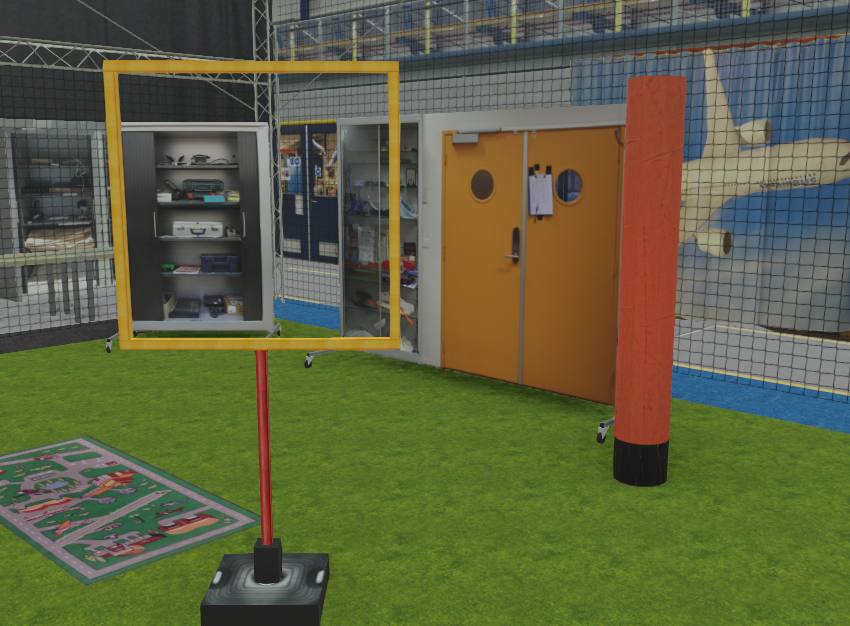
#> input picture scripts/gateFinder/gate3.png, 850 x 626 px
$ python RGB_test.py
#> lines starting #> are read from the running program, lines starting #| are printed output that depends on the picture; after the words box and inside, x2 and y2 are one past the last pixel; in counts of white or black regions, pixels touching at a corner belong together

import numpy as np
import cv2 as cv


im = cv.imread('gate3.png' ) #Loads the image
#> im is the input picture: shape (626, 850, 3); mean B, G, R 65.3, 97.5, 94.7
hsv = cv.cvtColor(im, cv.COLOR_BGR2HSV) #Changes the formatting to HSV
#> hsv: shape (626, 850, 3); mean H, S, V 53.8, 103.1, 108.6
orangeLower = np.array([22,100,100])
orangeUpper = np.array([25,255,255])
mask = cv.inRange(hsv,orangeLower, orangeUpper)# Isolates the color Orange
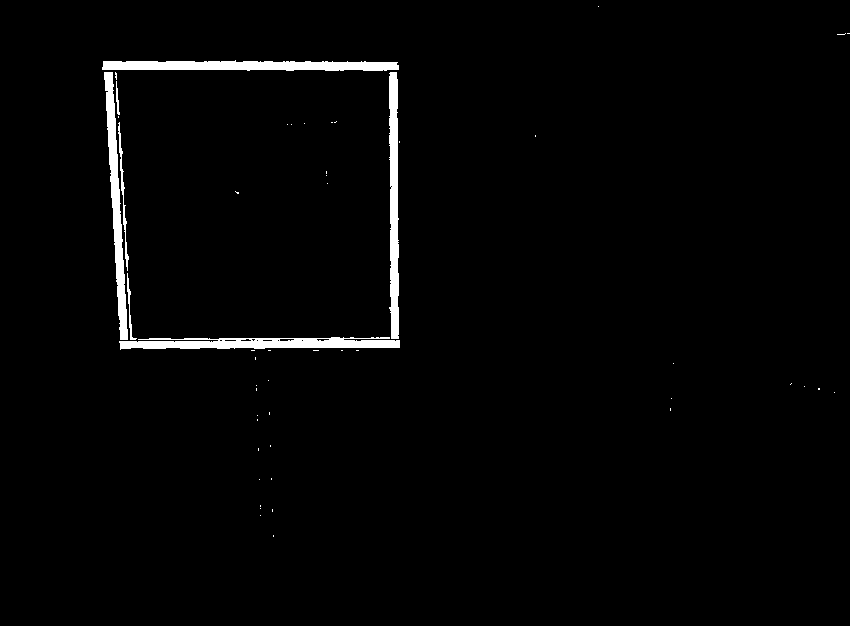
#> mask: shape (626, 850); 1.9% white; 51 white regions (44 under 20 px)
blur_mask = cv.blur(mask, (5,5))# Smooths the color mask


contours, hierarchy = cv.findContours(blur_mask, cv.RETR_EXTERNAL, cv.CHAIN_APPROX_SIMPLE ) # Finds the edges of each orange shape, but only external shapes
#> contours = 24 contours, 8 with area under 20; largest, box (x1, y1, x2, y2) and area: (100, 58, 402, 353) 84122, (835, 31, 850, 37) 60, (255, 413, 260, 423) 36, (254, 383, 259, 393) 36, (258, 503, 263, 511) 28

for i in contours: #Goes over each shape found in the last function
    aprox =cv.approxPolyDP(i,8,True) #Aproximates the shape using fancy math, magic or something just as powerful
    if len(aprox) == 4: # In the future, make sure the 4 corners form a square ( the corners are not perfect, so not as easy as it seems)
        center = [(aprox[3][0][0] + aprox[0][0][0])//2, (aprox[2][0][1] + aprox[0][0][1])//2] # Seems like the corners are in some sort of order, so the specific numbers reflect that
#> this loop made 24 passes
#> (aprox, center) on pass 22: ([[101, 59], [118, 351], [401, 349], [399, 60]], [250, 204])
#> i on passes 1, 2, 3, 5, 6, 7: [[271, 533], [271, 538], [275, 538], [275, 533]], [[258, 513], [258, 517], [262, 517], [262, 513]], [[270, 507], [270, 513], [274, 513], [274, 507]], [[257, 477], [257, 481], [261, 481], [261, 477]], [[269, 476], [269, 481], [273, 481], [273, 476]], [[256, 446], [256, 452], [260, 452], [260, 446]]

print(center) #What we want - the rest of the code should proceed to use this coordinates to change speed in the y and z axis of the drone, aligning it to the gate
#| [250, 204]

$ run again, with scripts/gateFinder/Gate2.png copied over scripts/gateFinder/gate3.png
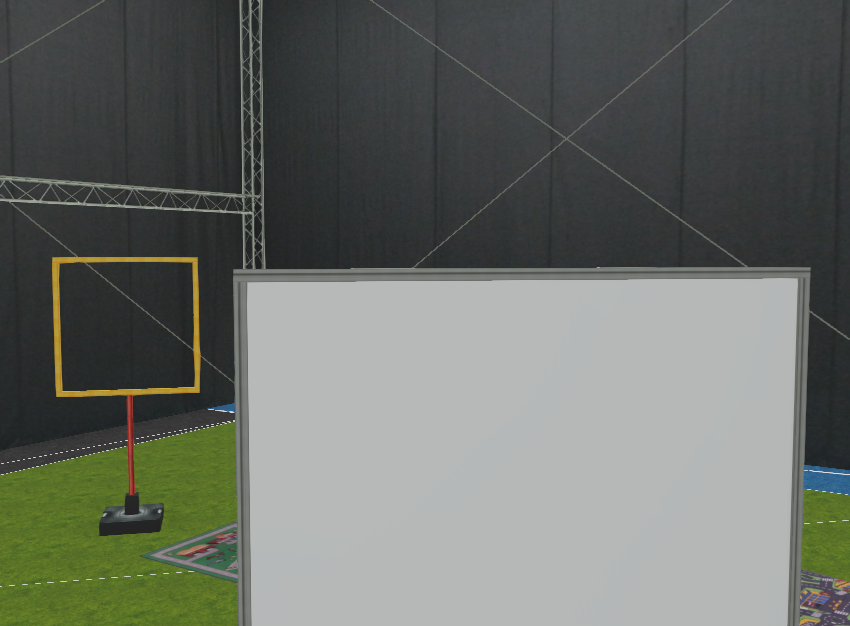
#> input picture scripts/gateFinder/Gate2.png, 850 x 626 px
#> im is the input picture: shape (626, 850, 3); mean B, G, R 102.8, 109.4, 105.1
#> hsv: shape (626, 850, 3); mean H, S, V 82.2, 25.4, 110.4
#> `mask = cv.inRange(hsv,orangeLower, orangeUpper)# Isolates the color Or..`:
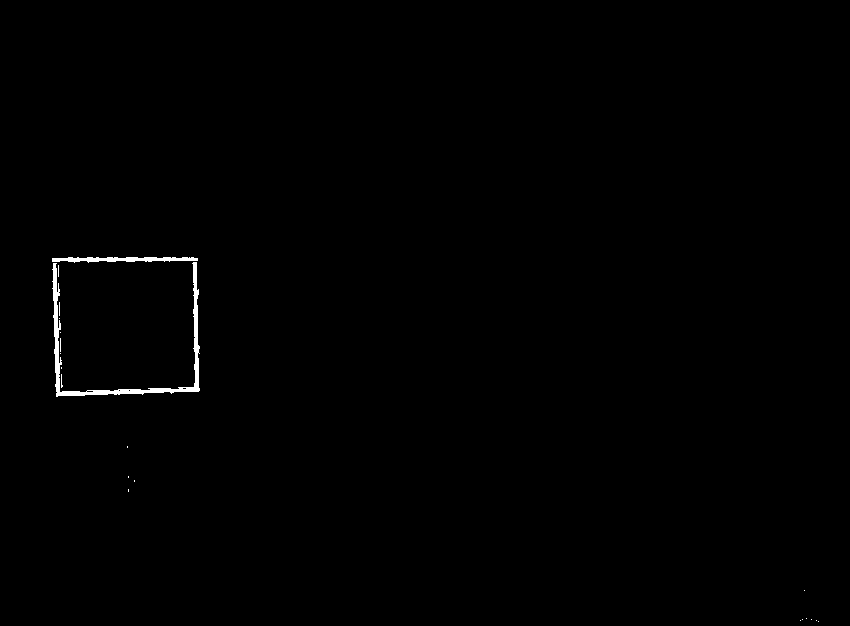
#> mask: shape (626, 850); 0.45% white; 21 white regions (19 under 20 px)
#> contours = 7 contours, 1 with area under 20; largest, box (x1, y1, x2, y2) and area: (50, 255, 202, 399) 20648, (798, 616, 821, 624) 95, (126, 487, 131, 494) 24, (132, 478, 137, 484) 20, (126, 474, 131, 480) 20, (125, 444, 130, 450) 20
#> the loop `for i in contours:` made 7 passes
#> (aprox, center) on pass 7: ([[50, 256], [54, 398], [201, 392], [199, 256]], [124, 324])
#| [124, 324]

$ run again, with scripts/gateFinder/gate1.png copied over scripts/gateFinder/gate3.png
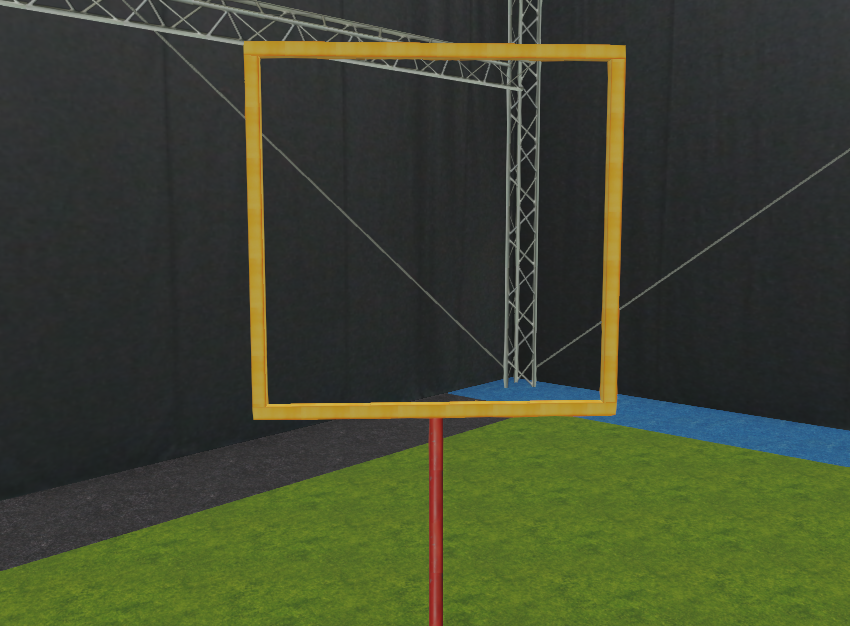
#> input picture scripts/gateFinder/gate1.png, 850 x 626 px
#> im is the input picture: shape (626, 850, 3); mean B, G, R 47.3, 69.5, 62.8
#> hsv: shape (626, 850, 3); mean H, S, V 72.8, 65.9, 72.7
#> `mask = cv.inRange(hsv,orangeLower, orangeUpper)# Isolates the color Or..`:
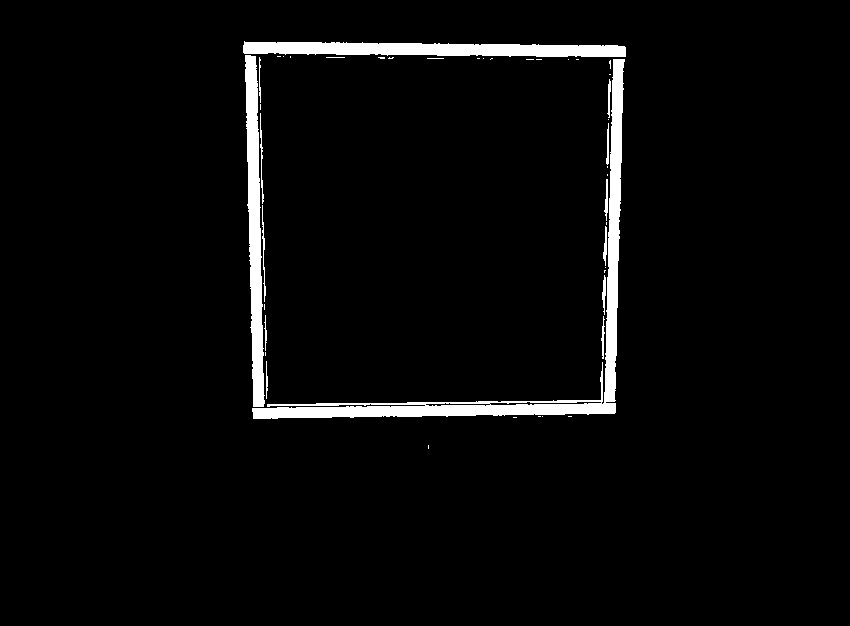
#> mask: shape (626, 850); 3.4% white; 44 white regions (30 under 20 px)
#> contours = 2 contours; box (x1, y1, x2, y2) and area: (241, 39, 628, 421) 140653, (426, 443, 431, 451) 28
#> the loop `for i in contours:` made 2 passes
#> (aprox, center) on pass 2: ([[242, 39], [251, 420], [616, 415], [627, 45]], [434, 227])
#| [434, 227]
